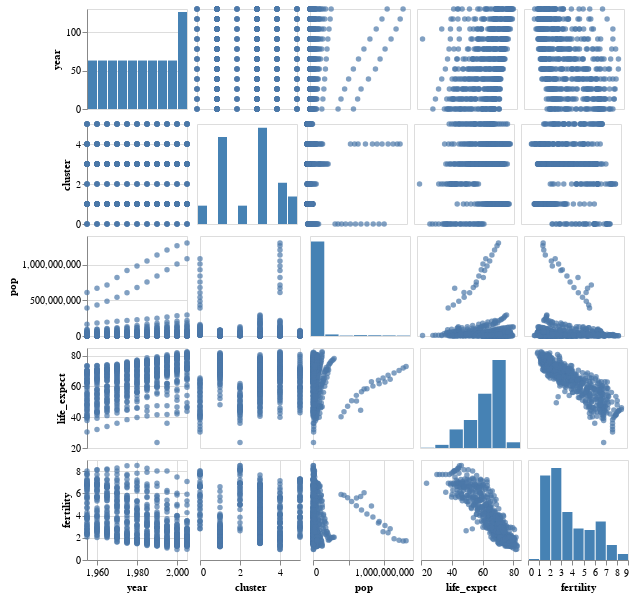

Here is the notebook cell this chart was saved with:
### Markdown cell above
Seems that life_expectancy and fertility are quite inversely correlated. 
Conversely,  life expectancy and time seem to be positively correlated. 

Lets dig into these relationships a bit more with a pairplot (scatterplot matrix).

### Code cell
alx.pairplot(df)

### Figure 1 — Vega-Lite specification as saved in the notebook (floating-point values rounded to 4 significant figures; data arrays with more than 128 entries replaced by an {"elided": "..."} marker saying what was removed)
{"config": {"view": {"continuousWidth": 400, "continuousHeight": 300}}, "vconcat": [{"hconcat": [{"mark": {"type": "bar", "color": "steelblue"}, "encoding": {"x": {"axis": null, "bin": {"maxbins": 10}, "field": "year", "scale": {}, "type": "quantitative"}, "y": {"aggregate": "count", "axis": {"titleLimit": 100}, "title": "year", "type": "quantitative"}}, "height": 100, "width": 100}, {"mark": "circle", "encoding": {"x": {"axis": null, "field": "cluster", "scale": {"zero": false}, "type": "quantitative"}, "y": {"axis": null, "field": "year", "scale": {"zero": false}, "type": "quantitative"}}, "height": 100, "width": 100}, {"mark": "circle", "encoding": {"x": {"axis": null, "field": "pop", "scale": {"zero": false}, "type": "quantitative"}, "y": {"axis": null, "field": "year", "scale": {"zero": false}, "type": "quantitative"}}, "height": 100, "width": 100}, {"mark": "circle", "encoding": {"x": {"axis": null, "field": "life_expect", "scale": {"zero": false}, "type": "quantitative"}, "y": {"axis": null, "field": "year", "scale": {"zero": false}, "type": "quantitative"}}, "height": 100, "width": 100}, {"mark": "circle", "encoding": {"x": {"axis": null, "field": "fertility", "scale": {"zero": false}, "type": "quantitative"}, "y": {"axis": null, "field": "year", "scale": {"zero": false}, "type": "quantitative"}}, "height": 100, "width": 100}], "spacing": 5}, {"hconcat": [{"mark": "circle", "encoding": {"x": {"axis": null, "field": "year", "scale": {"zero": false}, "type": "quantitative"}, "y": {"axis": {"titleLimit": 100}, "field": "cluster", "scale": {"zero": false}, "type": "quantitative"}}, "height": 100, "width": 100}, {"mark": {"type": "bar", "color": "steelblue"}, "encoding": {"x": {"axis": null, "bin": {"maxbins": 10}, "field": "cluster", "scale": {}, "type": "quantitative"}, "y": {"aggregate": "count", "axis": null, "type": "quantitative"}}, "height": 100, "width": 100}, {"mark": "circle", "encoding": {"x": {"axis": null, "field": "pop", "scale": {"zero": false}, "type": "quantitative"}, "y": {"axis": null, "field": "cluster", "scale": {"zero": false}, "type": "quantitative"}}, "height": 100, "width": 100}, {"mark": "circle", "encoding": {"x": {"axis": null, "field": "life_expect", "scale": {"zero": false}, "type": "quantitative"}, "y": {"axis": null, "field": "cluster", "scale": {"zero": false}, "type": "quantitative"}}, "height": 100, "width": 100}, {"mark": "circle", "encoding": {"x": {"axis": null, "field": "fertility", "scale": {"zero": false}, "type": "quantitative"}, "y": {"axis": null, "field": "cluster", "scale": {"zero": false}, "type": "quantitative"}}, "height": 100, "width": 100}], "spacing": 5}, {"hconcat": [{"mark": "circle", "encoding": {"x": {"axis": null, "field": "year", "scale": {"zero": false}, "type": "quantitative"}, "y": {"axis": {"titleLimit": 100}, "field": "pop", "scale": {"zero": false}, "type": "quantitative"}}, "height": 100, "width": 100}, {"mark": "circle", "encoding": {"x": {"axis": null, "field": "cluster", "scale": {"zero": false}, "type": "quantitative"}, "y": {"axis": null, "field": "pop", "scale": {"zero": false}, "type": "quantitative"}}, "height": 100, "width": 100}, {"mark": {"type": "bar", "color": "steelblue"}, "encoding": {"x": {"axis": null, "bin": {"maxbins": 10}, "field": "pop", "scale": {}, "type": "quantitative"}, "y": {"aggregate": "count", "axis": null, "type": "quantitative"}}, "height": 100, "width": 100}, {"mark": "circle", "encoding": {"x": {"axis": null, "field": "life_expect", "scale": {"zero": false}, "type": "quantitative"}, "y": {"axis": null, "field": "pop", "scale": {"zero": false}, "type": "quantitative"}}, "height": 100, "width": 100}, {"mark": "circle", "encoding": {"x": {"axis": null, "field": "fertility", "scale": {"zero": false}, "type": "quantitative"}, "y": {"axis": null, "field": "pop", "scale": {"zero": false}, "type": "quantitative"}}, "height": 100, "width": 100}], "spacing": 5}, {"hconcat": [{"mark": "circle", "encoding": {"x": {"axis": null, "field": "year", "scale": {"zero": false}, "type": "quantitative"}, "y": {"axis": {"titleLimit": 100}, "field": "life_expect", "scale": {"zero": false}, "type": "quantitative"}}, "height": 100, "width": 100}, {"mark": "circle", "encoding": {"x": {"axis": null, "field": "cluster", "scale": {"zero": false}, "type": "quantitative"}, "y": {"axis": null, "field": "life_expect", "scale": {"zero": false}, "type": "quantitative"}}, "height": 100, "width": 100}, {"mark": "circle", "encoding": {"x": {"axis": null, "field": "pop", "scale": {"zero": false}, "type": "quantitative"}, "y": {"axis": null, "field": "life_expect", "scale": {"zero": false}, "type": "quantitative"}}, "height": 100, "width": 100}, {"mark": {"type": "bar", "color": "steelblue"}, "encoding": {"x": {"axis": null, "bin": {"maxbins": 10}, "field": "life_expect", "scale": {}, "type": "quantitative"}, "y": {"aggregate": "count", "axis": null, "type": "quantitative"}}, "height": 100, "width": 100}, {"mark": "circle", "encoding": {"x": {"axis": null, "field": "fertility", "scale": {"zero": false}, "type": "quantitative"}, "y": {"axis": null, "field": "life_expect", "scale": {"zero": false}, "type": "quantitative"}}, "height": 100, "width": 100}], "spacing": 5}, {"hconcat": [{"mark": "circle", "encoding": {"x": {"axis": {"titleLimit": 100}, "field": "year", "scale": {"zero": false}, "type": "quantitative"}, "y": {"axis": {"titleLimit": 100}, "field": "fertility", "scale": {"zero": false}, "type": "quantitative"}}, "height": 100, "width": 100}, {"mark": "circle", "encoding": {"x": {"axis": {"titleLimit": 100}, "field": "cluster", "scale": {"zero": false}, "type": "quantitative"}, "y": {"axis": null, "field": "fertility", "scale": {"zero": false}, "type": "quantitative"}}, "height": 100, "width": 100}, {"mark": "circle", "encoding": {"x": {"axis": {"titleLimit": 100}, "field": "pop", "scale": {"zero": false}, "type": "quantitative"}, "y": {"axis": null, "field": "fertility", "scale": {"zero": false}, "type": "quantitative"}}, "height": 100, "width": 100}, {"mark": "circle", "encoding": {"x": {"axis": {"titleLimit": 100}, "field": "life_expect", "scale": {"zero": false}, "type": "quantitative"}, "y": {"axis": null, "field": "fertility", "scale": {"zero": false}, "type": "quantitative"}}, "height": 100, "width": 100}, {"mark": {"type": "bar", "color": "steelblue"}, "encoding": {"x": {"axis": {"titleLimit": 100}, "bin": {"maxbins": 10}, "field": "fertility", "scale": {}, "title": "fertility", "type": "quantitative"}, "y": {"aggregate": "count", "axis": null, "type": "quantitative"}}, "height": 100, "width": 100}], "spacing": 5}], "data": {"name": "data-89be1acdd14c7effd56f4dd0fabf92c3"}, "spacing": 5, "$schema": "https://vega.github.io/schema/vega-lite/v5.2.0.json", "datasets": {"data-89be1acdd14c7effd56f4dd0fabf92c3": {"elided": "693 records"}}}
